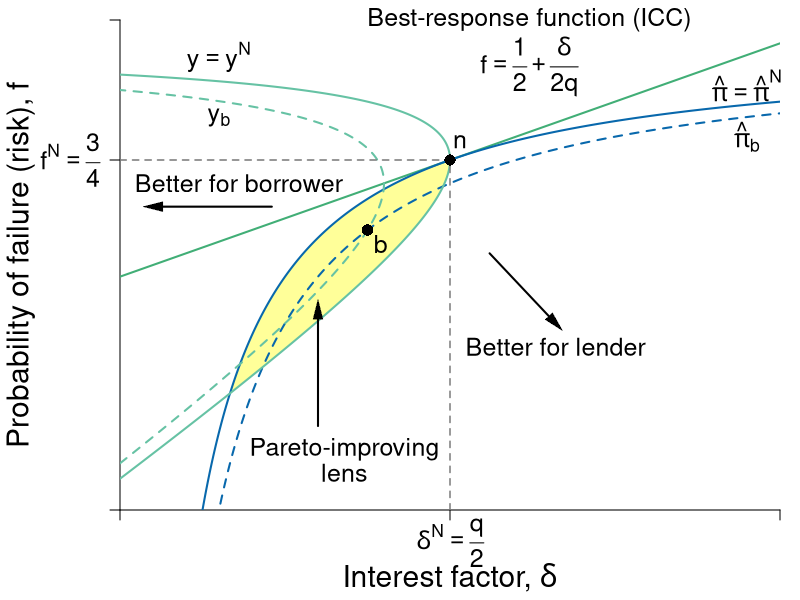

This chart was generated by the following R code:
#Graph Designer: Simon Halliday, Scott Cohn
#Authors: Bowles and Halliday
#Title: Coordination, Conflict and Competition: A Text in Microeconomics

library(shape)
pdf(file = "credit/non_contractual_risk.pdf", width = 8, height = 6)

#Set parameters for graphics
pointsize <- 1.8
axislabelsize <- 1.8
labelsize <- 1.5
namesize <- 1.8
annotatesize <- 1.5
graphlinewidth <- 2
segmentlinewidth <- 1.5

COL <- c("#7fc97f", "#beaed4", "#fdc086", "#ffff99", "#386cb0", "#f0027f", "#bf5b17", "#666666")
COLA <- c("#e0f3db", "#99d8c9","#66c2a4","#41ae76", "#238b45", "#005824")
COLB <- c("#c6dbef", "#4eb3d3", "#2b8cbe", "#0868ac","#084081")
COLC <- c("#fcfbfd", "#efedf5", "#dadaeb", "#bcbddc", "#9e9ac8", "#807dba", "#6a51a3", "#54278f", "#3f007d")
grays <- gray.colors(25, start = 1, end = 0, alpha = 1)

#Edited the margins to cater for the larger LHS labels
par(mar =  c(4.5, 6, 1, 1))

brfFn <- function(delta, q = 1) {
  .5 + (delta / (2 * q)) 
}

PCFn <- function(delta, q = 1) {
  delta/q
}

isoreturnFn <- function(delta, pi=0.125) {
  1 - (pi)/delta
}


yFn <- function(d1, f1, q = 1){
  q*f1*(1 - f1) - d1*(1 - f1)
}

profitFn <- function(d1, q = 1){
  d1/2 - (1/(2*q))*(d1)^2
}

ylow <- function(delta, q = 1, ybar = 0.0625){
  (-sqrt(delta^2 - 2*delta*q + q^2 - 4*q*ybar) + delta + q)/(2*q)
}

yhigh <- function(delta, q = 1, ybar = 0.0625){
  (sqrt(delta^2 - 2*delta*q + q^2 - 4*q*ybar) + delta + q)/(2*q)
}

xlims <- c(0, 1)
ylims <- c(0, 1.05)

npts <- 501 
d1 <- seq(xlims[1], xlims[2], length.out = npts)
f1 <- seq(ylims[1], ylims[2], length.out = npts) 
a <- c(0.0625)

plot(0, 0, xlim = xlims, ylim = ylims, type = "n",
     xlab = expression(paste("")),
     ylab = expression(paste("")), 
     xaxt = "n", 
     yaxt = "n", 
     cex.lab = axislabelsize, 
     bty = "n", 
     xaxs = "i", 
     yaxs = "i"
)


ticksy <- c(ylims[1], brfFn(delta = 0.5), ylims[2])
ylabels <- c(NA, expression(paste(f^{N} == frac(3,4))), NA)
ticksx <- c(xlims[1], 0.5, xlims[2])
xlabels <- c(NA, NA, NA)

axis(1, at = ticksx, pos = 0, labels = xlabels, cex.axis = labelsize)
axis(2, at = ticksy, pos = 0, labels = ylabels, las = 1, cex.axis = labelsize)

text(0.5, -0.07, expression(paste(delta^{N} == frac(q,2))), xpd = TRUE, cex = labelsize) 

npts <- 503 
xx1 <- seq(xlims[1], xlims[2], length.out = npts)
xx2 <- seq(0, 1, length.out = npts)

xpoly1 <- seq(from = 0.168, to = 0.5, length.out = 500)
ypoly1 <- ylow(xpoly1)
ypoly2 <- isoreturnFn(xpoly1)
polygon(x = c(xpoly1, rev(xpoly1)), y = c(ypoly1, rev(ypoly2)), col = COL[4], density = NULL, border = NA)


#Draw the graphs
lines(xx1, brfFn(xx1), col = COLA[4], lwd = graphlinewidth)
#lines(xx1, PCFn(xx1), col = COLA[2], lwd = graphlinewidth)
lines(xx1, isoreturnFn(xx1), col = COLB[4], lwd = graphlinewidth)
lines(xx1, isoreturnFn(xx1, pi = 0.15), col = COLB[4], lty = 2,  lwd = graphlinewidth)

#Axis labels
mtext(expression(paste("Interest factor, ", delta)), side = 1, line = 3.3, cex = axislabelsize)
text(-0.15, 0.5*(ylims[2]), expression(paste("Probability of failure (risk), ", f)), xpd = TRUE, cex = axislabelsize, srt = 90) 


contour(d1, f1,
        outer(d1, f1, yFn),
        drawlabels = FALSE,
        col = COLA[3],
        lwd = graphlinewidth,
        levels = a,
        xaxs = "i",
        yaxs = "i",
        add = TRUE)

contour(d1, f1,
        outer(d1, f1, yFn),
        drawlabels = FALSE,
        col = COLA[3],
        lwd = graphlinewidth,
        lty = 2, 
        levels = 0.09,
        xaxs = "i",
        yaxs = "i",
        add = TRUE)


segments(0.5, 0, 0.5, brfFn(delta = 0.5), lty = 2, col = grays[20] , lwd = segmentlinewidth)
segments(0, brfFn(delta = 0.5), 0.5, brfFn(delta = 0.5), lty = 2, col = grays[20] , lwd = segmentlinewidth)

#Annotate points (4,4),(2,8),(8,2) on feasibility frontier
text(0.5 + 0.015, isoreturnFn(0.5) + 0.04, expression(paste(n)), cex = labelsize)
points(0.5, isoreturnFn(0.5), pch = 16, col = "black", cex = 1.5)

text(0.375 + 0.02, 0.6 - 0.03, expression(paste(b)), cex = labelsize)
points(0.375, 0.6, pch = 16, col = "black", cex = 1.5)

text(0.15, 0.97, expression(paste(y == y^{N})), cex = labelsize)
text(0.15, 0.84, expression(paste(y[b])), cex = labelsize)
text(0.95, 0.8, expression(paste(hat(pi)[b])), cex = labelsize)
text(0.95, 0.91, expression(paste(hat(pi) == hat(pi)^{N})), cex = labelsize, xpd = TRUE)

text(0.62, 1.05, expression(paste("Best-response function (ICC)")), cex = labelsize, xpd = TRUE)
text(0.62, 0.95, expression(paste(f == frac(1,2) + frac(delta, 2*q))), cex = labelsize)

# text(0.64, 0.4, expression(paste("A's participation")), cex = labelsize)
# text(0.64, 0.34, expression(paste("constraint")), cex = labelsize)
# text(0.64, 0.22, expression(paste(f == frac(delta, q))), cex = labelsize)
# Arrows(0.64, 0.44, 0.64, 0.58, col = "black", lty = 1, lwd = 2, arr.type = "triangle", arr.lwd = 0.5)


#text(0.87, 0.6, expression(paste("P's isoprofit curve")), cex = labelsize, xpd = TRUE)
#Arrows(0.87, 0.63, 0.87, 0.82, col = "black", lty = 1, lwd = 2, arr.type = "triangle", arr.lwd = 0.5)

text(0.34, 0.13, expression(paste("Pareto-improving")), cex = labelsize)
text(0.34, 0.08, expression(paste("lens")), cex = labelsize)
Arrows(0.3, 0.18, 0.3, 0.43, col = "black", lty = 1, lwd = 2, arr.type = "triangle", arr.lwd = 0.5)

# ff
# Arrows(0.7, 0.18, 0.9, 0.09, col = "black", lty = 1, lwd = 2, arr.type = "triangle", arr.lwd = 0.5)
# text(0.8, 0.28, expression(paste('More profits')), cex = labelsize, xpd = TRUE)
# text(0.8, 0.23, expression(paste('better for lender')), cex = labelsize, xpd = TRUE)
Arrows(0.56, 0.55, 0.66, 0.4, col = "black", lty = 1, lwd = 2, arr.type = "triangle", arr.lwd = 0.5)
#text(0.48, 0.3, expression(paste('More profits')), cex = labelsize, xpd = TRUE)
text(0.66, 0.35, expression(paste('Better for lender')), cex = labelsize, xpd = TRUE)

#text(0.20, 0.78, expression("More expected income"), cex = labelsize)
text(0.18, 0.7,  expression("Better for borrower"), cex = labelsize)
Arrows(0.23, 0.65, 0.05, 0.65, col = "black", lty = 1, lwd = 2, arr.type = "triangle", arr.lwd = 0.5)
#Arrows(0.23, 0.68, 0.05, 0.68, col = "black", lty = 1, lwd = 2, arr.type = "triangle", arr.lwd = 0.5)

dev.off()
